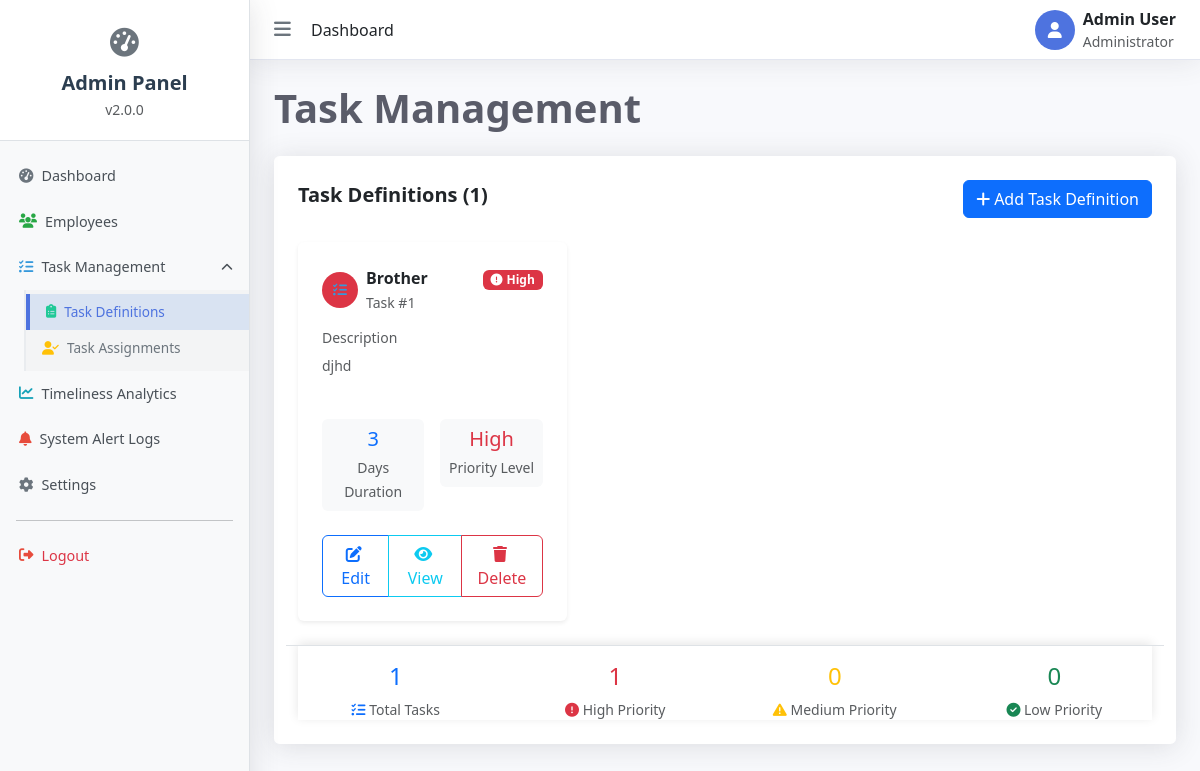
Page /dashboard/tasks/ on the earlier database version.
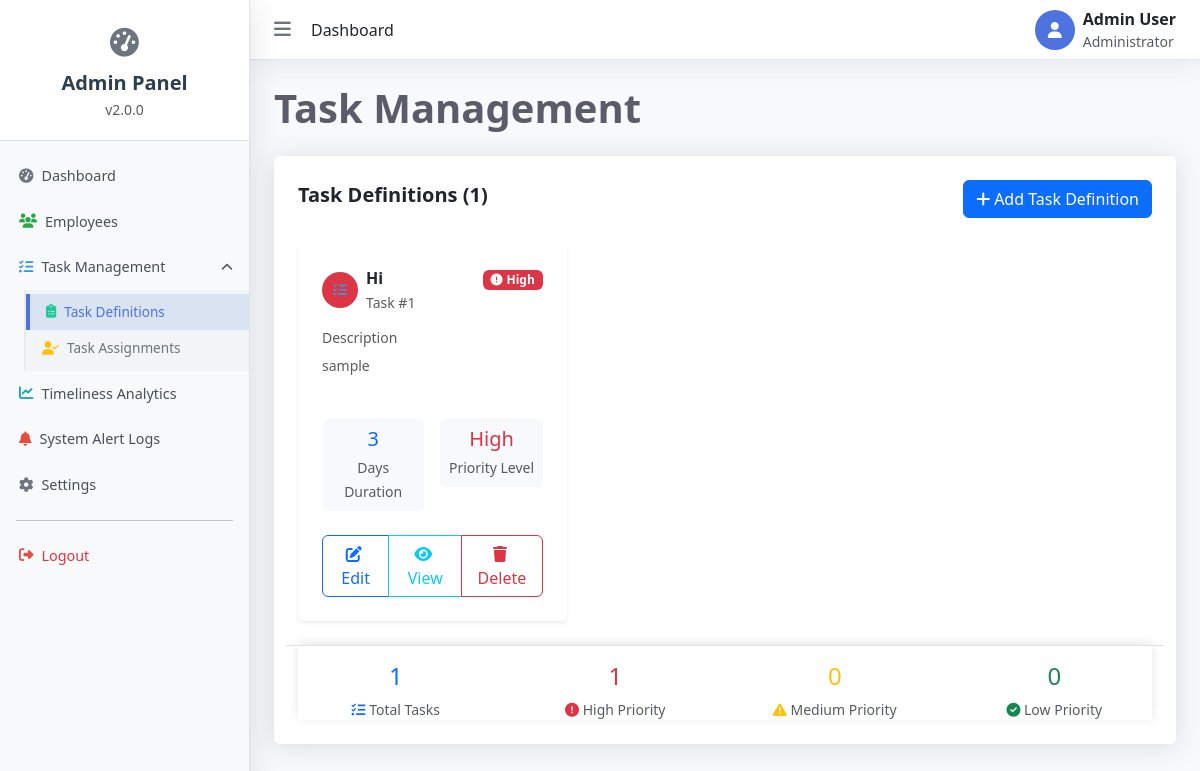
Same page on the later database version.
### ttms_app/models.py (models this page shows, shortened)
class Task(models.Model):
    title = models.CharField(max_length=200)
    description = models.TextField(blank=True)
    standard_duration_days = models.PositiveSmallIntegerField(
        default=3,
        help_text="Standard number of days for task completion."
    )
    priority = models.CharField(
        max_length=10,
        choices=[('high', 'High'), ('medium', 'Medium'), ('low', 'Low')],
        default='medium'
    )
    class Meta:
        verbose_name = "Task Definition"
        verbose_name_plural = "Task Definitions"

### ttms_app/views.py (the view)
# urls.py: path('tasks/', views.tasks_view, name='tasks'),
def tasks_view(request):
    tasks = Task.objects.all().order_by('id')
    total_tasks = tasks.count()
    high_priority_count = tasks.filter(priority='high').count()
    medium_priority_count = tasks.filter(priority='medium').count()
    low_priority_count = tasks.filter(priority='low').count()
    context = {
        'page_title': 'Task Management',
        'tasks': tasks,
        'total_tasks': total_tasks,
        'high_priority_count': high_priority_count,
        'medium_priority_count': medium_priority_count,
        'low_priority_count': low_priority_count,
    }
    return render(request, 'admin_dashboard/tasks.html', context)

### templates/admin_dashboard/tasks.html (shortened to what the changed rows need)
{% extends 'admin_dashboard/base.html' %}
{% block content %}
<div class="content-wrapper">
    <h1 class="page-title">Task Management</h1>
    <div class="content-card">
        {% if tasks %}
        <div class="row g-4">
            {% for task in tasks %}
            <div class="col-md-6 col-lg-4">
                <div class="card task-card h-100 border-0 shadow-sm" id="task-card-{{ task.id }}">
                    <div class="card-body p-4">
                        <div class="d-flex justify-content-between align-items-start mb-3">
                            <div class="d-flex align-items-center">
                                <div class="task-icon me-2
                                    {% if task.priority == 'high' %}bg-danger
                                    {% elif task.priority == 'medium' %}bg-warning
                                    {% else %}bg-success{% endif %} text-white">
                                    <i class="fas fa-tasks"></i>
                                </div>
                                <div>
                                    <strong class="d-block">{{ task.title }}</strong>
                                    <small class="text-muted">Task #{{ forloop.counter }}</small>
                                </div>
                            </div>
                            <div>
                                {% if task.priority == 'high' %}
                                    <span class="badge bg-danger">
                                        <i class="fas fa-exclamation-circle me-1"></i>High
                                    </span>
                                {% elif task.priority == 'medium' %}
                                    <span class="badge bg-warning">
                                        <i class="fas fa-exclamation-triangle me-1"></i>Medium
                                    </span>
                                {% elif task.priority == 'low' %}
                                    <span class="badge bg-success">
                                        <i class="fas fa-check-circle me-1"></i>Low
                                    </span>
                                {% else %}
                                    <span class="badge bg-secondary">Not Set</span>
                                {% endif %}
                            </div>
                        </div>
                        <div class="mb-4">
                            <h6 class="text-muted small mb-2">Description</h6>
                            {% if task.description %}
                                <p class="card-text text-muted small mb-0 task-description">
                                    {{ task.description|truncatechars:150 }}
                                </p>
                            {% else %}
                                <p class="card-text text-muted small mb-0">— No description —</p>
                            {% endif %}
                        </div>
                        <div class="row g-3 mb-4">
                            <div class="col-6">
                                <div class="text-center p-2 bg-light rounded">
                                    <h5 class="mb-1 text-primary">{{ task.standard_duration_days }}</h5>
                                    <small class="text-muted">Days Duration</small>
                                </div>
                            </div>
                            <div class="col-6">
                                <div class="text-center p-2 bg-light rounded">
                                    <h5 class="mb-1">
                                        {% if task.priority == 'high' %}
                                            <span class="text-danger">High</span>
                                        {% elif task.priority == 'medium' %}
                                            <span class="text-warning">Medium</span>
                                        {% else %}
                                            <span class="text-success">Low</span>
                                        {% endif %}
                                    </h5>
                                    <small class="text-muted">Priority Level</small>
                                </div>
                            </div>
                        </div>
                        <div class="btn-group w-100">
                            <button class="btn btn-outline-primary edit-btn flex-fill"
                                    data-id="{{ task.id }}"
                                    data-title="{{ task.title }}"
                                    data-description="{{ task.description|default:'' }}"
                                    data-duration="{{ task.standard_duration_days }}"
                                    data-priority="{{ task.priority }}"
                                    data-bs-toggle="modal"
                                    data-bs-target="#editTaskModal">
                                <i class="fas fa-edit me-1"></i> Edit
                            </button>
                            <button class="btn btn-outline-info view-btn flex-fill"
                                    data-id="{{ task.id }}"
                                    data-title="{{ task.title }}"
                                    data-description="{{ task.description|default:'No description' }}"
                                    data-duration="{{ task.standard_duration_days }}"
                                    data-priority="{{ task.priority }}"
                                    data-bs-toggle="modal"
                                    data-bs-target="#viewTaskModal">
                                <i class="fas fa-eye me-1"></i> View
                            </button>
                            <button class="btn btn-outline-danger delete-btn flex-fill"
                                    data-id="{{ task.id }}"
                                    data-title="{{ task.title }}">
                                <i class="fas fa-trash me-1"></i> Delete
                            </button>
                        </div>
                    </div>
                </div>
            </div>
            {% endfor %}
        </div>
        {% endif %}
    </div>
</div>
{% endblock %}

Differences in the rows shown:
removed Task: title "Brother", priority "high" (drawn), description "djhd", standard_duration_days "3"
added Task: title "Hi", priority "high" (drawn), description "sample", standard_duration_days "3"
